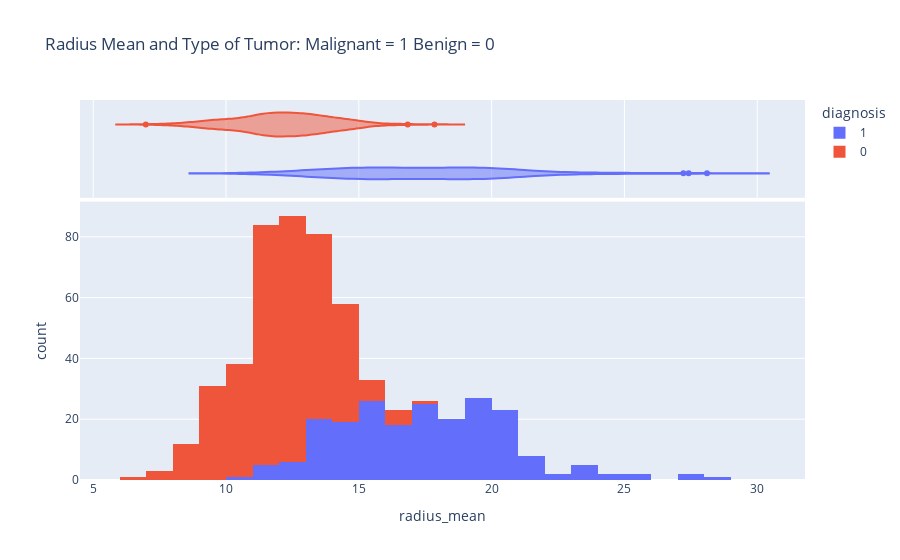

The cell this chart's notebook holds for it:
### Code cell
fig = px.histogram(cancer, x="radius_mean", color="diagnosis", hover_data=cancer.columns, 
                   title = 'Radius Mean and Type of Tumor: Malignant = 1 Benign = 0 ', marginal = 'violin')
fig.show()

### Figure 1 — Plotly figure (JSON) as saved in the notebook; plotly's stock layout.template omitted (floating-point values rounded to 4 significant figures; data arrays with more than 128 entries replaced by an {"elided": "..."} marker saying what was removed)
{"data": [{"alignmentgroup": "True", "bingroup": "x", "hovertemplate": "diagnosis=1<br>radius_mean=%{x}<br>count=%{y}<extra></extra>", "legendgroup": "1", "marker": {"color": "#636efa", "pattern": {"shape": ""}}, "name": "1", "offsetgroup": "1", "orientation": "v", "showlegend": true, "type": "histogram", "x": {"elided": "212 float values"}, "xaxis": "x", "yaxis": "y"}, {"alignmentgroup": "True", "customdata": {"elided": "212x30 float values"}, "hovertemplate": "diagnosis=%{customdata[0]}<br>radius_mean=%{x}<br>texture_mean=%{customdata[1]}<br>perimeter_mean=%{customdata[2]}<br>area_mean=%{customdata[3]}<br>smoothness_mean=%{customdata[4]}<br>compactness_mean=%{customdata[5]}<br>concavity_mean=%{customdata[6]}<br>concave points_mean=%{customdata[7]}<br>symmetry_mean=%{customdata[8]}<br>fractal_dimension_mean=%{customdata[9]}<br>radius_se=%{customdata[10]}<br>texture_se=%{customdata[11]}<br>perimeter_se=%{customdata[12]}<br>area_se=%{customdata[13]}<br>smoothness_se=%{customdata[14]}<br>compactness_se=%{customdata[15]}<br>concavity_se=%{customdata[16]}<br>concave points_se=%{customdata[17]}<br>symmetry_se=%{customdata[18]}<br>fractal_dimension_se=%{customdata[19]}<br>radius_worst=%{customdata[20]}<br>texture_worst=%{customdata[21]}<br>perimeter_worst=%{customdata[22]}<br>area_worst=%{customdata[23]}<br>smoothness_worst=%{customdata[24]}<br>compactness_worst=%{customdata[25]}<br>concavity_worst=%{customdata[26]}<br>concave points_worst=%{customdata[27]}<br>symmetry_worst=%{customdata[28]}<br>fractal_dimension_worst=%{customdata[29]}<extra></extra>", "legendgroup": "1", "marker": {"color": "#636efa"}, "name": "1", "offsetgroup": "1", "scalegroup": "x", "showlegend": false, "type": "violin", "x": {"elided": "212 float values"}, "xaxis": "x2", "yaxis": "y2"}, {"alignmentgroup": "True", "bingroup": "x", "hovertemplate": "diagnosis=0<br>radius_mean=%{x}<br>count=%{y}<extra></extra>", "legendgroup": "0", "marker": {"color": "#EF553B", "pattern": {"shape": ""}}, "name": "0", "offsetgroup": "0", "orientation": "v", "showlegend": true, "type": "histogram", "x": {"elided": "357 float values"}, "xaxis": "x", "yaxis": "y"}, {"alignmentgroup": "True", "customdata": {"elided": "357x30 float values"}, "hovertemplate": "diagnosis=%{customdata[0]}<br>radius_mean=%{x}<br>texture_mean=%{customdata[1]}<br>perimeter_mean=%{customdata[2]}<br>area_mean=%{customdata[3]}<br>smoothness_mean=%{customdata[4]}<br>compactness_mean=%{customdata[5]}<br>concavity_mean=%{customdata[6]}<br>concave points_mean=%{customdata[7]}<br>symmetry_mean=%{customdata[8]}<br>fractal_dimension_mean=%{customdata[9]}<br>radius_se=%{customdata[10]}<br>texture_se=%{customdata[11]}<br>perimeter_se=%{customdata[12]}<br>area_se=%{customdata[13]}<br>smoothness_se=%{customdata[14]}<br>compactness_se=%{customdata[15]}<br>concavity_se=%{customdata[16]}<br>concave points_se=%{customdata[17]}<br>symmetry_se=%{customdata[18]}<br>fractal_dimension_se=%{customdata[19]}<br>radius_worst=%{customdata[20]}<br>texture_worst=%{customdata[21]}<br>perimeter_worst=%{customdata[22]}<br>area_worst=%{customdata[23]}<br>smoothness_worst=%{customdata[24]}<br>compactness_worst=%{customdata[25]}<br>concavity_worst=%{customdata[26]}<br>concave points_worst=%{customdata[27]}<br>symmetry_worst=%{customdata[28]}<br>fractal_dimension_worst=%{customdata[29]}<extra></extra>", "legendgroup": "0", "marker": {"color": "#EF553B"}, "name": "0", "offsetgroup": "0", "scalegroup": "x", "showlegend": false, "type": "violin", "x": {"elided": "357 float values"}, "xaxis": "x2", "yaxis": "y2"}], "layout": {"barmode": "relative", "legend": {"title": {"text": "diagnosis"}, "tracegroupgap": 0}, "title": {"text": "Radius Mean and Type of Tumor: Malignant = 1 Benign = 0 "}, "xaxis": {"anchor": "y", "domain": [0, 1], "title": {"text": "radius_mean"}}, "xaxis2": {"anchor": "y2", "domain": [0, 1], "matches": "x", "showgrid": true, "showticklabels": false}, "yaxis": {"anchor": "x", "domain": [0, 0.7326], "title": {"text": "count"}}, "yaxis2": {"anchor": "x2", "domain": [0.7426, 1], "matches": "y2", "showgrid": false, "showline": false, "showticklabels": false, "ticks": ""}}}
